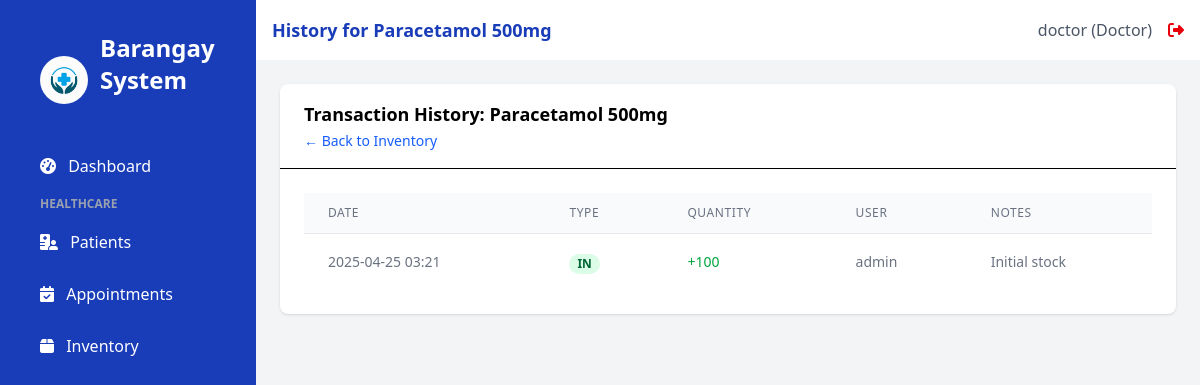
The app's page /inventory/history/1 (signed in) with its own data.
### app.py (models this page shows, shortened)
class User(UserMixin, db.Model):
    id = db.Column(db.Integer, primary_key=True)
    username = db.Column(db.String(100), unique=True, nullable=False)
    email = db.Column(db.String(100), unique=True, nullable=False)
    password_hash = db.Column(db.String(200), nullable=False)
    role = db.Column(db.String(20), nullable=False, default='staff')  # admin, doctor, nurse, staff
    created_at = db.Column(db.DateTime, default=datetime.utcnow)
    issued_certificates = db.relationship('Certificate', backref='issuer', lazy=True)

class InventoryItem(db.Model):
    id = db.Column(db.Integer, primary_key=True)
    name = db.Column(db.String(150), nullable=False)
    description = db.Column(db.Text)
    quantity = db.Column(db.Integer, default=0)
    unit = db.Column(db.String(50)) # e.g., 'pcs', 'boxes', 'bottles'
    category_id = db.Column(db.Integer, db.ForeignKey('inventory_category.id'))
    low_stock_threshold = db.Column(db.Integer, default=10)
    expiry_date = db.Column(db.Date, nullable=True)
    created_at = db.Column(db.DateTime, default=datetime.utcnow)
    updated_at = db.Column(db.DateTime, default=datetime.utcnow, onupdate=datetime.utcnow)
    transactions = db.relationship('InventoryTransaction', backref='item', lazy=True, cascade="all, delete-orphan")

class InventoryTransaction(db.Model):
    id = db.Column(db.Integer, primary_key=True)
    item_id = db.Column(db.Integer, db.ForeignKey('inventory_item.id'), nullable=False)
    quantity = db.Column(db.Integer, nullable=False) # Amount added or removed
    transaction_type = db.Column(db.String(10), nullable=False) # 'in', 'out', 'initial', 'correction'
    transaction_date = db.Column(db.DateTime, default=datetime.utcnow)
    user_id = db.Column(db.Integer, db.ForeignKey('user.id'))
    notes = db.Column(db.Text)
    user = db.relationship('User', backref='inventory_transactions')

### app.py (the view)
@app.route('/inventory/history/<int:id>')
@login_required
@role_required(['admin', 'doctor', 'nurse', 'staff']) # Added 'doctor'
def inventory_history(id):
    item = InventoryItem.query.get_or_404(id)
    transactions = InventoryTransaction.query.filter_by(item_id=id).order_by(InventoryTransaction.transaction_date.desc()).all()
    return render_template('inventory_history.html', title=f'History for {item.name}', item=item, transactions=transactions)

### app.py (called while the page is built)
@login_manager.user_loader
def load_user(user_id):
    return User.query.get(int(user_id))

def role_required(roles):
    def decorator(f):
        @wraps(f)
        def decorated_function(*args, **kwargs):
            if not current_user.is_authenticated or current_user.role not in roles:
                flash('You do not have permission to access this page.', 'danger')
                return redirect(url_for('login'))
            return f(*args, **kwargs)
        return decorated_function
    return decorator

### templates/inventory_history.html
{% extends 'base.html' %}
{% block content %}
<div class="bg-white rounded-lg shadow">
    <div class="border-b px-6 py-4">
        <h2 class="font-semibold text-lg">Transaction History: {{ item.name }}</h2>
        <a href="{{ url_for('inventory') }}" class="text-sm text-blue-600 hover:underline">&larr; Back to Inventory</a>
    </div>
    <div class="p-6 overflow-x-auto">
        <table class="min-w-full divide-y divide-gray-200">
            <thead class="bg-gray-50">
                <tr>
                    <th scope="col" class="px-6 py-3 text-left text-xs font-medium text-gray-500 uppercase tracking-wider">Date</th>
                    <th scope="col" class="px-6 py-3 text-left text-xs font-medium text-gray-500 uppercase tracking-wider">Type</th>
                    <th scope="col" class="px-6 py-3 text-left text-xs font-medium text-gray-500 uppercase tracking-wider">Quantity</th>
                    <th scope="col" class="px-6 py-3 text-left text-xs font-medium text-gray-500 uppercase tracking-wider">User</th>
                    <th scope="col" class="px-6 py-3 text-left text-xs font-medium text-gray-500 uppercase tracking-wider">Notes</th>
                </tr>
            </thead>
            <tbody class="bg-white divide-y divide-gray-200">
                {% if transactions %}
                    {% for tx in transactions %}
                    <tr>
                        <td class="px-6 py-4 whitespace-nowrap text-sm text-gray-500">
                            {{ tx.transaction_date.strftime('%Y-%m-%d %H:%M') }}
                        </td>
                        <td class="px-6 py-4 whitespace-nowrap">
                            {% if tx.transaction_type == 'in' %}
                                <span class="px-2 inline-flex text-xs leading-5 font-semibold rounded-full bg-green-100 text-green-800">IN</span>
                            {% elif tx.transaction_type == 'out' %}
                                <span class="px-2 inline-flex text-xs leading-5 font-semibold rounded-full bg-red-100 text-red-800">OUT</span>
                            {% else %}
                                <span class="px-2 inline-flex text-xs leading-5 font-semibold rounded-full bg-yellow-100 text-yellow-800">{{ tx.transaction_type|capitalize }}</span>
                            {% endif %}
                        </td>
                        <td class="px-6 py-4 whitespace-nowrap text-sm font-medium {% if tx.transaction_type == 'in' %}text-green-600{% elif tx.transaction_type == 'out' %}text-red-600{% else %}text-gray-900{% endif %}">
                           {{ '+' if tx.transaction_type == 'in' else '-' if tx.transaction_type == 'out' else '' }}{{ tx.quantity }}
                        </td>
                        <td class="px-6 py-4 whitespace-nowrap text-sm text-gray-500">
                            {{ tx.user.username if tx.user else 'System' }}
                        </td>
                        <td class="px-6 py-4 text-sm text-gray-500">
                            {{ tx.notes if tx.notes else '-' }}
                        </td>
                    </tr>
                    {% endfor %}
                {% else %}
                    <tr>
                        <td colspan="5" class="px-6 py-4 text-center text-sm text-gray-500">
                            No transaction history found for this item.
                        </td>
                    </tr>
                {% endif %}
            </tbody>
        </table>
    </div>
</div>
{% endblock %}

### templates/base.html (shortened to what this page needs)
<!DOCTYPE html>
<html lang="en">
<head>
    <script src="https://cdn.jsdelivr.net/npm/@tailwindcss/browser@4"></script>
    <link rel="stylesheet" href="https://cdnjs.cloudflare.com/ajax/libs/font-awesome/6.4.0/css/all.min.css">
</head>
<body class="bg-gray-50 flex h-screen">
    <div class="bg-blue-800 text-white w-64 py-4 flex-shrink-0 hidden md:block">
        <div class="px-6">
            <div class="p-4 flex items-center">
                <img src="{{ url_for('static', filename='images/logo.jpg') }}" alt="Barangay Logo" class="h-12 w-12 mr-3 rounded-full">
                <h1 class="text-2xl font-bold mb-8">Barangay System</h1>
            </div>
            <nav>
                <a href="{{ url_for('index') }}" class="sidebar-link block py-2.5 px-4 rounded transition duration-200 {% if request.path == url_for('index') %}sidebar-active{% else %}hover:bg-blue-700{% endif %} mb-2">
                    <i class="fas fa-tachometer-alt mr-2"></i> Dashboard
                </a>
                {% if current_user.role != 'staff' %}
                <div class="mb-4">
                    <p class="text-xs uppercase text-gray-400 font-semibold mb-2 pl-4">Healthcare</p>
                    <a href="{{ url_for('patients') }}" class="sidebar-link block py-2.5 px-4 rounded transition duration-200 {% if request.path == url_for('patients') %}sidebar-active{% else %}hover:bg-blue-700{% endif %} mb-2">
                        <i class="fas fa-hospital-user mr-2"></i> Patients
                    </a>
                    <a href="{{ url_for('appointments') }}" class="sidebar-link block py-2.5 px-4 rounded transition duration-200 {% if request.path == url_for('appointments') %}sidebar-active{% else %}hover:bg-blue-700{% endif %} mb-2">
                        <i class="fas fa-calendar-check mr-2"></i> Appointments
                    </a>
                    <a href="{{ url_for('inventory') }}" class="sidebar-link block py-2.5 px-4 rounded transition duration-200 {% if request.path == url_for('inventory') %}sidebar-active{% else %}hover:bg-blue-700{% endif %} mb-2">
                        <i class="fas fa-box mr-2"></i> Inventory
                    </a>
                </div>
                {% endif %}
            </nav>
        </div>
    </div>
    <div class="flex-1 flex flex-col overflow-hidden">
        <header class="bg-white shadow-sm py-4 px-4">
            <div class="flex items-center justify-between">
                <div class="text-lg font-semibold text-blue-800">{{ title }}</div>
                {% if current_user.is_authenticated %}
                <div class="flex items-center">
                    <span class="text-gray-600 mr-4">{{ current_user.username }} ({{ current_user.role|capitalize }})</span>
                    <a href="{{ url_for('logout') }}" class="text-red-600 hover:text-red-800">
                        <i class="fas fa-sign-out-alt"></i>
                    </a>
                </div>
                {% endif %}
            </div>
        </header>
        <main class="flex-1 overflow-x-hidden overflow-y-auto bg-gray-100 p-6">
            {% block content %}{% endblock %}
        </main>
    </div>
</body>
</html>

### records on screen
User: username "doctor", role "Doctor"
InventoryItem: name "Paracetamol 500mg"
InventoryTransaction: transaction_date "2025-04-25 03:21", shows "IN", transaction_type "+", quantity "100", user "admin", notes "Initial stock"

### other values on screen
{{ title }} "History for Paracetamol 500mg"
